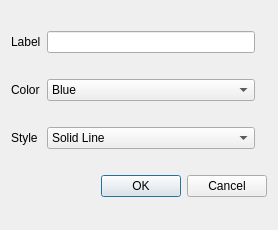
<?xml version="1.0" encoding="UTF-8"?>
<ui version="4.0">
 <class>editPlotDlg</class>
 <widget class="QDialog" name="editPlotDlg">
  <property name="geometry">
   <rect>
    <x>0</x>
    <y>0</y>
    <width>278</width>
    <height>230</height>
   </rect>
  </property>
  <property name="windowTitle">
   <string>Dialog</string>
  </property>
  <layout class="QGridLayout" name="gridLayout">
   <item row="0" column="0">
    <widget class="QLabel" name="label">
     <property name="text">
      <string>Label</string>
     </property>
    </widget>
   </item>
   <item row="5" column="0" colspan="4">
    <widget class="QDialogButtonBox" name="buttonBox">
     <property name="orientation">
      <enum>Qt::Horizontal</enum>
     </property>
     <property name="standardButtons">
      <set>QDialogButtonBox::Cancel|QDialogButtonBox::Ok</set>
     </property>
    </widget>
   </item>
   <item row="1" column="0">
    <widget class="QLabel" name="label_2">
     <property name="text">
      <string>Color</string>
     </property>
    </widget>
   </item>
   <item row="2" column="0">
    <widget class="QLabel" name="label_3">
     <property name="text">
      <string>Style</string>
     </property>
    </widget>
   </item>
   <item row="0" column="1">
    <widget class="QLineEdit" name="plotLabel"/>
   </item>
   <item row="2" column="1">
    <widget class="QComboBox" name="styleList">
     <item>
      <property name="text">
       <string>Solid Line</string>
      </property>
     </item>
     <item>
      <property name="text">
       <string>Dashed Line</string>
      </property>
     </item>
     <item>
      <property name="text">
       <string>Dash-Dot Line</string>
      </property>
     </item>
     <item>
      <property name="text">
       <string>Dotted Line</string>
      </property>
     </item>
    </widget>
   </item>
   <item row="1" column="1">
    <widget class="QComboBox" name="colorList">
     <item>
      <property name="text">
       <string>Blue</string>
      </property>
      <property name="icon">
       <iconset>
        <normalon>:/blue.gif</normalon>
       </iconset>
      </property>
     </item>
     <item>
      <property name="text">
       <string>Green</string>
      </property>
      <property name="icon">
       <iconset>
        <normalon>:/green.gif</normalon>
       </iconset>
      </property>
     </item>
     <item>
      <property name="text">
       <string>Red</string>
      </property>
      <property name="icon">
       <iconset>
        <normalon>:/red.gif</normalon>
       </iconset>
      </property>
     </item>
     <item>
      <property name="text">
       <string>Cyan</string>
      </property>
      <property name="icon">
       <iconset>
        <normalon>:/cyan.jpeg</normalon>
       </iconset>
      </property>
     </item>
     <item>
      <property name="text">
       <string>Magenta</string>
      </property>
      <property name="icon">
       <iconset>
        <normalon>:/magenta.gif</normalon>
       </iconset>
      </property>
     </item>
     <item>
      <property name="text">
       <string>Yellow</string>
      </property>
      <property name="icon">
       <iconset>
        <normalon>:/yellow.gif</normalon>
       </iconset>
      </property>
     </item>
     <item>
      <property name="text">
       <string>Black</string>
      </property>
      <property name="icon">
       <iconset>
        <normalon>:/black.gif</normalon>
       </iconset>
      </property>
     </item>
     <item>
      <property name="text">
       <string>White</string>
      </property>
      <property name="icon">
       <iconset>
        <normalon>:/white.gif</normalon>
       </iconset>
      </property>
     </item>
    </widget>
   </item>
  </layout>
 </widget>
 <resources>
  <include location="../resources.qrc"/>
 </resources>
 <connections>
  <connection>
   <sender>buttonBox</sender>
   <signal>accepted()</signal>
   <receiver>editPlotDlg</receiver>
   <slot>accept()</slot>
   <hints>
    <hint type="sourcelabel">
     <x>248</x>
     <y>254</y>
    </hint>
    <hint type="destinationlabel">
     <x>157</x>
     <y>274</y>
    </hint>
   </hints>
  </connection>
  <connection>
   <sender>buttonBox</sender>
   <signal>rejected()</signal>
   <receiver>editPlotDlg</receiver>
   <slot>reject()</slot>
   <hints>
    <hint type="sourcelabel">
     <x>316</x>
     <y>260</y>
    </hint>
    <hint type="destinationlabel">
     <x>286</x>
     <y>274</y>
    </hint>
   </hints>
  </connection>
 </connections>
</ui>
